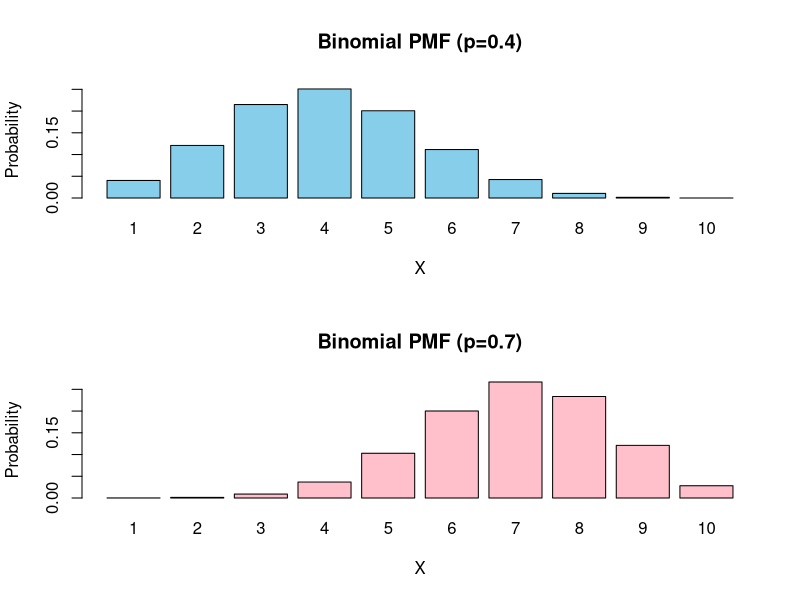
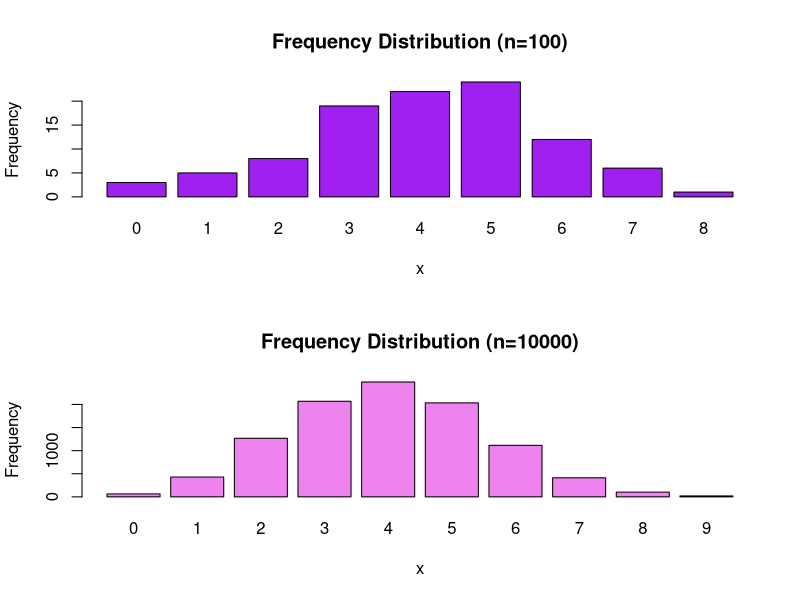
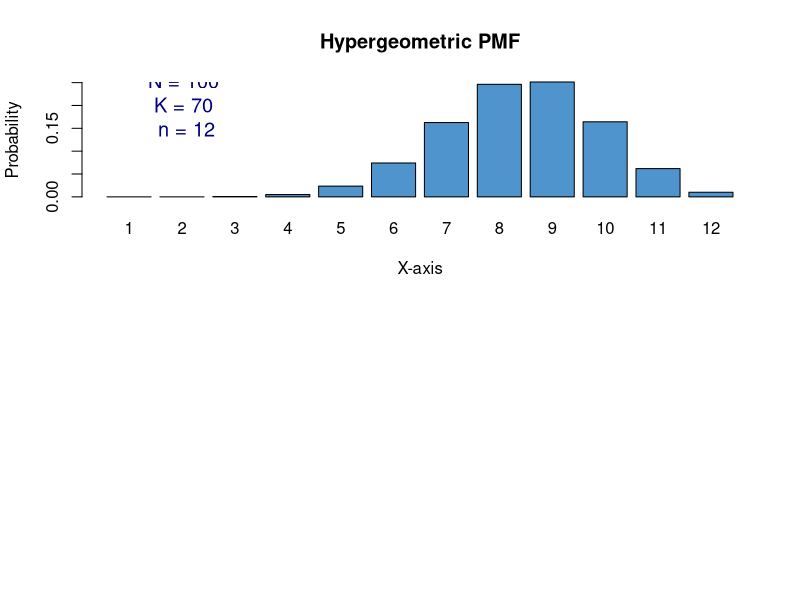

Write the R code that produced these figures, in order. (Note: this script raises an error after producing the figures.)
# (1) Sampling from a vector: One can sample from a set of items with or wihout replace-
#   ment. Test the result of the following commands:
#   
#   x <- seq(1,100)
#   s <- sample(x,10)
#   Is the above result happening with or without replacement?
#     Try the command sample(x,10,replace=TRUE)

x<- seq(1,100)
s<- sample(x,10)
print(x)
print(s) #samples 10 elements from x

sample(x,10,replace=TRUE) #samples with replacemtn
sample(x,10,replace=FALSE) #samples withput replacement

# (2) The package gtools has permutations and combinations functions that should be used
# as follows.
# install.packages("gtools")
# library(gtools)
# x <- c("A","B","C","D")
# per <- permutations (n=length(x), r=3,v=x,repeats.allowed=TRUE)
# print(per)
# comb <- combinations(n=length(x), r=3, v=x)
# where r is the size of the target vector, v is the source vector, n is the size of the source
# vector.

install.packages("gtools")

library(gtools)
x <- c("A","B","C","D")
per <- permutations (n=length(x), r=3,v=x,repeats.allowed=TRUE) #choosing three combinations from the vector of four elements
print(per)
comb <- combinations(n=length(x), r=3, v=x) #possible ordered sequences
print(comb)


# (1) Binomial distribution: The shape of this PDF is decided by the parameter p. Use
# n=10, p=0.4 and m=3 to do the following:
#   (a) Print the probability value for the above combination of numbers. The syntax is
# dbinom(m,n,p).
n<-10
m<- 3
p<- 0.4
dbinom(m,n,p)

# (b) Print the cumulative probability value for the above. Syntax: pbinom(m,n,p).
cum_prob<- pbinom(m,n,p)
print(cum_prob)

# (c) Find the m value corresponding to cumulative probability of 0.8. Syntax: qbinom(cum_prob,n,p)
qbinom(cum_prob,n,p)

# (d) Print 5 points randomly sampled from the Binomial distribution using rbinom(npts,n,p).
rbinom(5,n,p)

# (e) Plot the probability density function (PDF) for the above parameters. On the same
# plot, plot the PDF for p=0.7 with a different colour.
n<-10
x_vals <- 1:n
pdf_0.4 <- dbinom(x_vals, n, 0.4)  
pdf_0.7 <- dbinom(x_vals, n, 0.7) 

par(mfrow=c(2,1))  
y_max <- max(c(pdf_0.4, pdf_0.7))

barplot(pdf_0.4, names.arg=x_vals, col="skyblue", main="Binomial PMF (p=0.4)", xlab="X", ylab="Probability",ylim=c(0, y_max))
barplot(pdf_0.7, names.arg=x_vals, col="pink", main="Binomial PMF (p=0.7)", xlab="X", ylab="Probability",ylim=c(0, y_max))

par(mfrow=c(1,1))  


# (f) Generate 100 and 10000 points randomly from this distribution and make a frequency table of the sampled points. 
#Plot these as bar plots in a 2x1 grid.
n<-10
set.seed(42) 
sample_100 <- rbinom(100, n, prob=0.4)
sample_10000 <- rbinom(10000, n, prob=0.4)

# Frequency tables
freq_100 <- table(sample_100)
freq_10000 <- table(sample_10000)

# Plot frequency distributions
par(mfrow=c(2,1))
barplot(freq_100, col="purple", main="Frequency Distribution (n=100)", xlab="x", ylab="Frequency")
barplot(freq_10000, col="violet", main="Frequency Distribution (n=10000)", xlab="x", ylab="Frequency")

# Hypergeometric distribution: The functions pertaining to this distribution <distn name>
#   hyper. The parameters are N, K, n and k (see class notes). Carry out the following:
#   (a) Plot a histogram type plot of the hypergeometric probability density function with
# N=100, K=70, p=0.3, n=12 and add text within the plot window of the parameter
# names and their values.
N<-100
K<-70
p<-0.3
n=12

k_vals <- 1:n
pdf_vals <- dhyper(k_vals, K, N-K, n)

barplot(pdf_vals, names.arg=k_vals, col="steelblue3", main="Hypergeometric PMF", xlab="X-axis", ylab="Probability")

text(2, max(pdf_vals) * 0.8, paste("N =", N, "\nK =", K, "\nn =", n), col="navy", cex=1.2)

# (b) Compute the cumulative probability up to x=10 and print the result after rounding off to 3 decimal places.

#using phyper for cumulative frequency
cum_prob_hyper <- round(phyper(10, K, N-K, n), 3)
print(cum_prob_hyper)

# (c) Obtain the x value corresponding to a cumulative probability value of 0.9.
five_points=qhyper(0.9, K, N-K, n)
print(five_points)

# (d) Sample 5 points randomly from this distribution and print these with two significant
# digits.
random_samples <- sample(x_vals, size=5, replace=TRUE, prob=pdf_vals)
print(round(random_samples, 2)) 

# (3) Geometric distribution: The functions pertaining to this distribution <distn name>
#   use geom. The parameters are p and m(trial number at which the first success is observed).
# (a) Plot 2 probability density functions for this distribution in a 1x2 grid with (i)p=0.3
# and (ii) p=0.8. What differences do you see?
par(mfrow=c(1,2))

p1=0.3
p2=0.8
x_vals=1:10

pdf1=dgeom(x_vals-1,p1)
pdf2=dgeom(x_vals-1,p2)

barplot(pdf1, names.arg=x_vals, col="salmon", main="Geometric PMF (p=0.3)", xlab="m", ylab="Probability")
barplot(pdf2, names.arg=x_vals, col="orangered", main="Geometric PMF (p=0.8)", xlab="m", ylab="Probability")

par(mfrow=c(1,1))  

#(b) Compute the cumulative probability up to x=4.
pgeom(3,0.3) #x value minus 1 that is equal to 3

# (c) Compute the value of m at which the cumulative probabilty is 0.2.
qgeom(0.2,0.3)+1 #takes failure till that

# (d) Generate 6 random deviates or sample points from this distribution with p=0.4.
random_samples=rgeom(6,0.4)
print(random_samples)


# (4) Negative binomial distribution: The functions pertaining to this distribution uses
# nbinom. The parameters are p, r (number of successes desired) and y (number of failures
#                                                                      before r successes).
# (a) Compute and print the negative binomial probability density for y=5, r=3 and
# p=0.3
y=5 #the number of failures
r=3 #target number of success
p=0.3 #probability
dnbinom(y,r,p) 

# (b) Compute and print the cumulative negative binomial probability density up to y=5.
pnbinom(y,r,p)

# (c) What is the y value corresponding to a cumulative probabilty value of 0.5? (ie the median)
qnbinom(0.5,r,p)

# (d) Print 4 random points sampled from this distribution with r=3 and p=0.3.
random_samples <- rnbinom(4,r,p)
print(random_samples)

# (e) Plot the negative binomial distribution function using r=10, p=0.3.
r=10
p=0.3
y_vals=0:65

pmf_vals=dnbinom(y_vals,r,p)
barplot(pmf_vals, names.arg=y_vals, col="slateblue4",main="Negative Binomial PMF (r=10, p=0.3)"
        ,xlab="Number of Failures (y)", ylab="Probability")

# (f) Generate a frequency histogram of 10,000 random deviates from this distribution
# with r=10 and p=0.3.
sample_10000 <- rnbinom(10000,10,0.3)

hist(sample_10000,breaks=30,col="hotpink4", 
     main="Histogram of 10,000 Negative Binomial Deviates", 
     xlab="Number of Failures (y)", ylab="Frequency", border="black")


# (5) Poisson distribution: The functions pertaining to this distribution uses pois. The
# key parameter is λ and the discrete variable being m.
# (a) Compute and print the Poisson probability given λ = 10 and m = 7.
lambda=10
m=7
dpois(m,lambda)

# (b) Calculate and print the cumulative probability for the same values above.
ppois(m,lambda)

# (c) Make two barplots showing a binomial probability distribution with n = 1000, p =0.3 and a Poisson PDF with λ = np.
#Do the two distributions agree? Why? Why not?
n <- 4500
p <- 0.01
lambda <- n * p  

x_vals <-10:80 

binom_prob <- dbinom(x_vals, n, p)
poiss_prob <- dpois(x_vals, lambda)

plot(x_vals, binom_prob, type = "h", col = "lightpink3", lwd = 1.5, 
     main = "Binomial vs Poisson Approximation",
     xlab = "X", ylab = "Probability", xlim = c(10, 80), 
     ylim = range(c(binom_prob, poiss_prob)))

lines(x_vals, poiss_prob, col = "darkred", pch = 16)

legend("topright", legend = c("Binomial", "Poisson"), 
       col = c("lightpink3", "darkred"), pch = c(124, 16), lwd = 1.8)



#(d) Find the quantile value corresponding to cumulative probability of 0.22 and λ = 10.
lambda=10
qpois(0.22, lambda)

#(e) Obtain 10000 random sample points from a Poisson distribution with λ = 9 and make a histogram plot.
# Create histogram
library(ggplot2)
samples <- rpois(10000, 9)

ggplot(data.frame(samples), aes(x = samples)) +
  geom_histogram(binwidth = 1, fill = "palegreen3", color = "black", alpha = 0.7) +
  ggtitle("Histogram of Poisson Samples (λ=9)") +
  xlab("Value") + ylab("Frequency")



# (6) Gaussian distribution: The functions in R for the Gaussian/Normal distribution are
# for the unit normal distribution with the suffix norm. As we know the relevant parameters
# are μ and σ.
# (a) Compute and print the unit normal PDF value for μ = 12 and σ = 2.
mean=12
sd=2
x=10
dnorm(x,mean,sd)

# (b) Calculate and print the cumulative probability for Z = 2.0. Is this same as 1-CPDF(Z=-2)?
Z=2.0
cdf_value <- pnorm(Z, mean = 0, sd = 1)
cdf_neg2 <- pnorm(-2, mean = 0, sd = 1)
check_identity <- 1 - cdf_neg2

print(cdf_value)
print(check_identity)

#yes it is the same value hence it confirms the identity (the distribution is symmetric)

#   (c) Plot a unit normal curve for the above parameters with X range of ±4σ and add a
# text box to the plot showing the parameter symbols and their values.
mean=12
sd=2
x_vals=seq(mean-4*sd,mean+4*sd,length = 100)
y_vals=dnorm(x_vals,mean,sd)

plot(x_vals, y_vals, type = "l", col = "navy", lwd = 1.8, 
     main = "Normal Distribution (μ=12, σ=2)",
     xlab = "X", ylab = "Density")

text(mean, max(y_vals) * 0.8, labels = expression(paste(mu, " = 12, ", sigma, " = 2")), col = "royalblue3")

# (d) Generate the 75th quantile point for a unit normal distribution with the above
# parameters.
qnorm(0.75,mean,sd)

# (e) Generate 10,000 random deviates from the unit normal distribution and plot a
# histogram. On top of this plot the unit normal curve from which you sampled.
normal_samples <-rnorm(10000, mean,sd)

hist(normal_samples, breaks = 50, probability = TRUE, col = "lightgoldenrod3", 
     main = "Histogram of Normal Deviates", xlab = "X")

lines(x_vals, y_vals, col = "sienna", lwd = 2)  

# (f) Make a histogram plot of a ‘normalised’ binomial distribution with μ = np = 10
# and p = 0.5. ‘Normalised’ here means computing a variable of type W = √m−np/np(1−p)
# where m is the number of successes in n trials. On top of this, plot a unit normal
# distribution N(np,np(1-p). Do the two distributions agree?
n <- 10000
p <- 0.5
mu_binom <- n*p
sigma_binom <- sqrt(n *p*(1-p))

binom_samples <- rbinom(10000,n,p)
W <- (binom_samples - mu_binom) / sigma_binom

hist(W, breaks ="Sturges", probability = TRUE, col = "turquoise3", 
     main = "Normalized Binomial vs. Normal Distribution", xlab = "W")

curve(dnorm(x, mean=0,sd=1), add = TRUE, col = "violetred3", lwd = 2)

# (g) Plot 4 Poisson probability distribution functions corresponding to λ values 1, 10,
# 100 and 1000 in the same graph. On the same graph of each Poisson PDF plot,
#  plot a unit normal distribution with Z = m−λ/λ. For what value of λ(s) do the two plots agree?
#Use a 2x2 grid for this problem.
library(ggplot2)
lambda_values <- c(1, 10, 100, 1000)

par(mfrow=c(2,2))

for (lam in lambda_values) {
  x_poisson <- 0:ceiling(lam + 3 * sqrt(lam))
  poisson_pmf <- dpois(x_poisson, lam)
  
  x_normal <- seq(min(x_poisson), max(x_poisson), length=100)
  normal_pdf <- dnorm(x_normal, mean=lam, sd=sqrt(lam))
  
  plot(x_poisson, poisson_pmf, type="h", lwd=2, col="darkseagreen4",
       main=paste("Poisson vs Normal (λ=", lam, ")", sep=""),
       xlab="x", ylab="Probability", ylim=c(0, max(poisson_pmf, normal_pdf)))
  
  lines(x_normal, normal_pdf, col="deeppink4", lwd=2)
  
}
par(mfrow=c(1,1))

# (h) The library MASS is used to generate two or more vectors of normally distributed
# random numbers that are correlated with one another to a specified degree. For
# example, xy <- mvrnorm(1000, mu=c(50,60), matrix(c(4,3.7,3.7,9),2))
# will generate two sets of 1000 numbers each with a mean of 50 for the first set and
# 60 for the second set. The matrix option specifies the covariance matrix of the
# variables.
# (i) Execute var(xy) to check how close the variances are to our specified values
# – what is the covariance from these sample sets?
install.packages("MASS")
library(MASS)
xy <- mvrnorm(1000, mu=c(50,60), matrix(c(4,3.7,3.7,9),2))
var(xy)

# (ii) Extract the separate vectors x and y as x <- xy[,1] and y <- [xy,2] and
# plot them to look at the correlation. Print the individual variances as var(x)
# and var(y).
x <- xy[,1]
y <- xy[,2]
print(var(x))
print(var(y))
plot(x, y, main="Plot of X vs Y", xlab="X", ylab="Y", col="deeppink3", pch=16)

# (iii) Are the two samples independent? If so then the sum of their variances
# should be equal to the variance of their sum.
var_sum <- var(x)+ var(y)
var_xy_sum <- var(x+y)

print(paste("Sum of individual variances:", var_sum))
print(paste("Variance of (X + Y):", var_xy_sum))

#taking smaller value to check if the value is close to zero
if (abs(var_sum - var_xy_sum) < 0.001) {
  print("The two samples are independent.")
} else {
  print("The two samples are dependent.")
}

# (iv) The reported covariance is var(xy). Compute the covariance using the
# correlation coefficient cor(x,y) and the individual variances and make sure
# this matches with the reported value. 
cor_xy <- cor(x, y)
computed_covariance <- cor_xy * sqrt(var(x)* var(y))

sample_var_cov=var(xy)
print(paste("Reported covariance:", sample_var_cov[1,2]))
print(paste("Computed covariance using correlation and variances:", computed_covariance))

if (abs(sample_var_cov[1,2] - computed_covariance) < 0.01) {
  print("The computed covariance matches the reported covariance.")
} else {
  print("There is a discrepancy in the covariance calculation.")
}


# (7) Uniform distribution: The function prefix here unif and the two parameters are the
# x-limits.
# (a) Generate 5 uniform random numbers between 0 and 1 and print them.
runif(5,min=0,max=1)

# (b) Generate 5 random samples from a uniform distribution between 50 and 100.
runif(5,min=50,max=100)

# (c) Generate 10,000 uniform deviates and plot a histogram with x-limits 1 and 2.
deviates=runif(10000,min=1,max=2)

hist(deviates,breaks=30,col="palevioletred2",border='black',
     main="Plot of uniform distribution (1,2)", xlab="value",freq=FALSE,xlim=c(1,2))


# (8) Exponential distribution: Since this is derived from the Poisson distribution, the
# primary parameter here is λ. The function suffix in R is exp.
# (a) What is the probability density corresponding to x = 3 and λ = 2?
dexp(3,rate=2)

#   (b) What is the quantile value corresponding to cumulative probability value of 0.995
# for the above distribution?
qexp(0.995,rate=2)

#   (c) Plot the exponential cumulative probability distributions on the same graph for
# λ = 2, 10 and 100.
# Define x values
x <- seq(0, 1, length=100)

#computing CDF values for different λ
y1 <- pexp(x, rate = 2)
y2 <- pexp(x, rate = 10)
y3 <- pexp(x, rate = 100)

plot(x, y1, type="l", col="steelblue3", lwd=3, ylim=c(0,1),
     xlab="x", ylab="Cumulative Probability", main="Exponential CDFs")
lines(x, y2, col="tomato3", lwd=3)
lines(x, y3, col="orchid3", lwd=3)

#adding legend
legend("bottomright", legend=c("λ = 2", "λ = 10", "λ = 100"),
       col=c("steelblue3", "tomato3", "orchid3"), lwd=2)

# (d) Compute and print 4 random deviates from an exponential distribution with λ = 3.
rexp(4,rate=3)


# (9) Gamma distribution: The function suffix in R is gamma. There are two parameters α
# (shape option) and θ(scale option).
# (a) Plot the PDFs on the same graph with alpha values of 1,2,3,4 and θ value 4 with
# colors black, blue, red and magenta respectively. This is one of the two graphs on
# a 1x2 grid. Plot the second graph with θ values of 1,2,3,4 and α = 4 with colors
# black, blue, red and magenta respectively.
par(mfrow=c(1,2))

x<- seq(0,50,length=1000)

#first plot
plot(x, dgamma(x,shape=1,scale=4),type='l',col="black",lwd=2,xlab="X",ylab="Density",main="Gamma Distribution with varying alpha")
lines(x, dgamma(x,shape=2,scale=4),type='l',col="blue",lwd=2)
lines(x, dgamma(x,shape=3,scale=4),type='l',col="red",lwd=2)
lines(x, dgamma(x,shape=4,scale=4),type='l',col="magenta",lwd=2)

legend("topright", legend=c("alpha=1", "alpha=2", "alpha=3", "alpha=4"), col=c("black", "blue", "red", "magenta"), lwd=2)

#second plot
plot(x, dgamma(x,shape=4,scale=1),type='l',col="black",lwd=2,xlab="X",ylab="Density",main="Gamma Distribution with varying theta")
lines(x, dgamma(x,shape=4,scale=2),type='l',col="blue",lwd=2)
lines(x, dgamma(x,shape=4,scale=3),type='l',col="red",lwd=2)
lines(x, dgamma(x,shape=4,scale=4),type='l',col="magenta",lwd=2)

legend("topright", legend=c("theta=1", "theta=2", "theta=3", "theta=4"), col=c("black", "blue", "red", "magenta"), lwd=2)

par(mfrow=c(1,1))

# (b) Compute and print the probability density corresponding to x = 6, α = 4 and
# θ = 1.
dgamma(6,shape=4,scale=1)

# (c) Compute and print the cumulative probablity up to x=6 for the above gamma
# PDF.
pgamma(6,shape=4,scale=1)

# (d) Compute the x value which corresponds to a cumulative probability of 0.95
qgamma(0.95,shape=4,scale=1)

# (e) Obtain 10,000 random deviates from the above gamma distribution and plot a
# histogram of this set.
samples=rgamma(10000,shape=4,scale=1)

hist(samples, breaks=50, col="plum4", border="black", probability=TRUE,
          main="Gamma distribution of 10000 random samples", xlab="Value")


# (10) Chi-square(χ2 distribution: The suffix for the functions in R for this distribution is chisq.
#     The key parameter is the degrees of freedom, r.
# (a) Plot the χ2 distribution with degree of freedom 2,3,5 and 10.
x<- seq(0,30,length=500)

plot(x, dchisq(x,df=2),type='l',col="peachpuff4",lwd=3,
     xlab="X",ylab="Density",main="Chi square distribution with different df")
lines(x, dchisq(x,df=3),type='l',col="palevioletred4",lwd=3)
lines(x, dchisq(x,df=5),type='l',col="paleturquoise4",lwd=3)
lines(x, dchisq(x,df=10),type='l',col="palegreen4",lwd=3)

legend("topright", legend=c("2", "3", "5", "10"), col=c("peachpuff4", "palevioletred4", "paleturquoise4", "palegreen4"), lwd=2)

# (b) Compute and print the probability density for x=6 and 5 degrees of freedom
dchisq(x=6,df=5)

# (c) Compute and print the cumulative probability up to x=6 and 10 degrees of freedom
pchisq(6,df=10)

# (d) Obtain the 85th quantile for this distribution for 6 degrees of freedom
qchisq(0.85,df=6)

# (e) Plot a histogram of 10,000 random deviates from this distribution with 6 degrees
# of freedom with 30 bins, red filled bars and text within the plot ”r=6” in an
# appropriate blank portion
samples=rchisq(10000,df=6)

hist(samples, breaks=30, col="red", border="black", probability=TRUE,
     main="Chi square distribution with random samples ", xlab="Value")

text(x=15, y=0.04, labels="r=6", col="black", cex=1.5)

# (f) Assuming μ = 2 and σ = 1 compute the variable Z2 = (x − μ)2/σ2 and plot the χ2.
# PDF with 1 degree of freedom.
mu <- 2
sigma <- 1
x <- seq(0,10,length.out=500) 
z_sq <- ((x-mu)^2)/sigma^2
plot(z_sq, dchisq(z_sq, df=1), type="l", col="maroon4", lwd=2, main="Chi-square PDF with df=1", 
     xlab="Z^2", ylab="Density")




    
    
    
    
    
